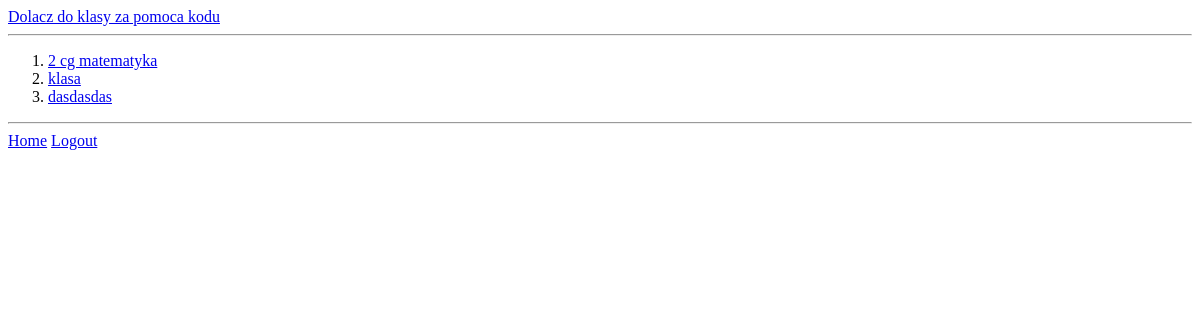
The app's page /student/class/all/ (signed in), older data.
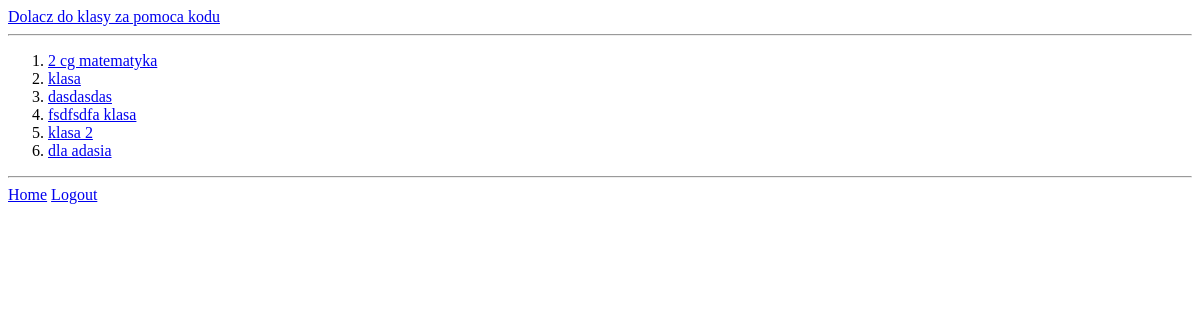
The same page, newer data.
### teacher/models.py (models this page shows, shortened)
class Class(models.Model):
    teacher = models.ForeignKey(Teacher, on_delete=models.CASCADE)
    access_key = models.CharField(max_length=6, unique=True)
    name = models.CharField(max_length=100)
    max_members = models.IntegerField()
    class Meta:
        verbose_name_plural = 'Classes'

### student/decorators.py (the view)
    def wrapper_func(request, *args, **kwargs):
        if Student.objects.filter(user=request.user):
            return view_func(request, *args, **kwargs)
        else:
            return redirect('home')

### student/views.py (called while the page is built)
@student_only
def class_list(request):
    student = Student.objects.get(user=request.user)
    classlist = student.school_class.all()
    return render(request, 'student/classlist.html', {'classlist': classlist})

### templates/student/classlist.html (shortened to what this page needs)
{% extends 'base.html' %}
{% block content %}
    <a href="{% url 'join_to_class' %}">Dolacz do klasy za pomoca kodu</a>
    <hr>
<ol>
    {% for class in classlist %}
    <li><a href="{% url "class_details" class.id %}">{{ class.name }} </a></li>
    {% endfor %}
</ol>
{% endblock %}

Row changes from the older to the newer data that the page shows:
added Class: name "fsdfsdfa klasa"
added Class: name "klasa 2"
added Class: name "dla adasia"
